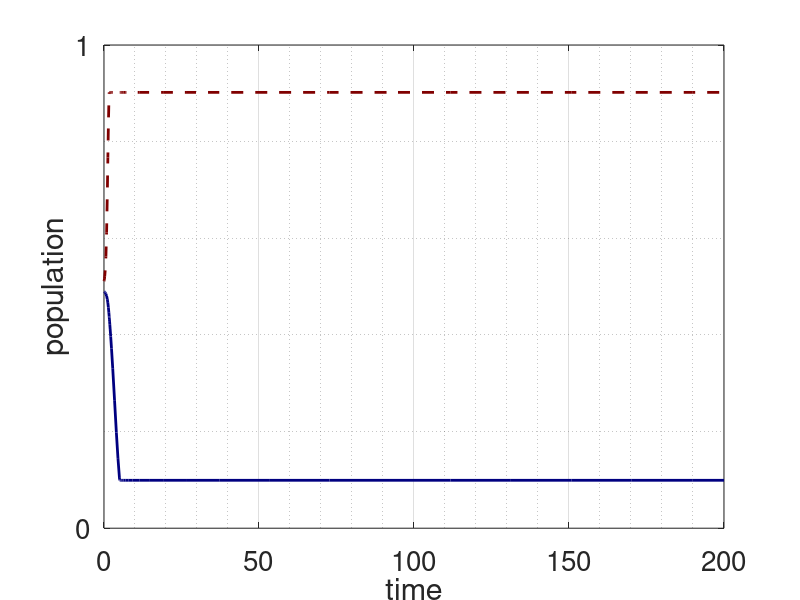

Write the MATLAB code that produced this figure. (Note: this script raises an error after producing the figure.)
function [f,g]=bnm2trajLim%(A)%params/y must match contunlim & plotnullclines
%Case 1a, limit x only - upper or upper and lower
a=7; b=49;
u=.9;
ub=1-u;%u bottom - <.5, u>.5
v=.9/a;
vb=1/a-v;
y0=[.49,.51/a];
%
eps=.005;%0.001 for pretty plots
X=(ub:eps:u);
Y=[(vb:eps:v)];%/2),(1/a/2+.01:.01:1/a)]; %check with k in contumlim & at bottom
lx=length(X);
ly=length(Y);
A=zeros(lx,ly);
epsilon=.001;

%pm=(a-sqrt(a^2-4*a*v))/(2*a); pp=(a+sqrt(a^2-4*a*v))/(2*a);
%qm=(b-sqrt(b^2-4*b*k*u))/(2*b*k); qp=(b+sqrt(b^2-4*b*k*u))/(2*b*k);

xoverFcn=@(t,Y)evUN(t,Y,u,ub,v,vb); 
options=odeset('Events',xoverFcn);

tout=[];
yout=[];
teout=[];
yeout=[];
ieout=[];
tstart=0;
tend=200;
while tstart<tend
    [t,y,te,ye,ie]=ode23(@(t,Y)Zcontunlim(t,Y,a,b,u,ub,v,vb),[tstart,tend],y0,options);
    %Accumulate output:  
    nt=length(t);
    tout=[tout;t(2:nt)];
    yout=[yout;y(2:nt,:)];
    %{
    %Mark events:
    teout=[teout;te];
    yeout=[yeout;ye];
    ieout=[ieout;ie];
    %}
    y0=y(end,:);
    %y0(y0<0)=0;
    %{
    if y0(1)>u
        y0(1)=u;
    elseif y0(1)<ub
        y0(1)=ub;
    end
    %}
    tstart=t(end);
end
f=tout;
g=yout;
%%
fs=20; lw=2; ms=10;
xvec=yout(:,1); yvec=a*yout(:,2);
cx=[0,0,.5]; cy=[.5,0,0];
figure
hold on
h2=plot(tout,xvec,'-','linewidth',lw,'color',cx);
h3=plot(tout,yvec,'--','linewidth',lw,'color',cy);
%plot(tout(end),x1(end),'ko','markersize',ms,'markerfacecolor','k','linewidth',lw);
%plot(tout(end),x2(end),'kx','markersize',ms,'linewidth',lw);
%plot(tout,xneg,'--m','linewidth',lw);
hold off
axis ([0,tout(end),0,1])
grid on
grid minor
box on
xlabel('time','fontsize',12);
ylabel('population','fontsize',12);%,'rot',0
set(gca,'fontsize',fs)
set(gca,'YTick',[0,1],'yticklabels',{'0','1'})
legend([h2,h3],'X_1','aY_1','location','NE')
end

function [value,isterminal,direction]=evUN(t,Y,u,ub,v,vb)
l=1;%length(Y);
value=[Y(1)-u;ub-Y(1);Y(2)-v;vb-Y(2)];%Y-[u];
isterminal=ones(4,1);
direction=ones(4,1);
end

function f=Zcontunlim(t,Y,a,b,u,ub,v,vb)
x=Y(1); y=Y(2);
f1=x^2*(1-x)-x*y-(1-x)^2*x+(1-x)*(1/a-y);
f2=b*y^2*(1-a*y)-x*y-a*b*(1/a-y)^2*y+(1-x)*(1/a-y);
if x>=u && f1>0
    f1=0;
end
if x<=ub && f1<0
    f1=0;
end
if y>=v && f2>0
    f2=0;
end
if y<=v && f2<0
    f2=0;
end
f=[f1;f2];
end